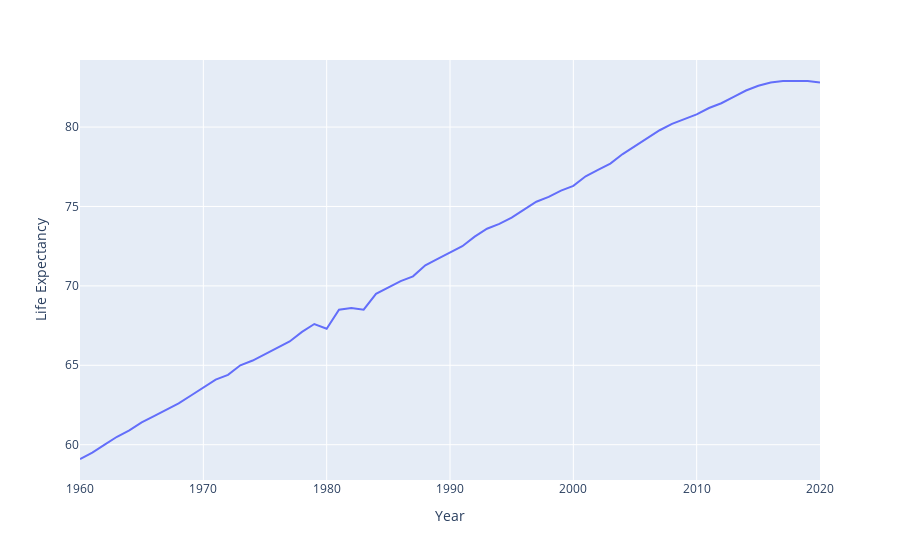

Here is the notebook cell this chart was saved with:
### Code cell
px.line(gapminder_df.query('Country == "South Korea"'), x='Year', y='Life Expectancy')

### Figure 1 — Plotly figure (JSON) as saved in the notebook; plotly's stock layout.template omitted (floating-point values rounded to 4 significant figures)
{"data": [{"hovertemplate": "Year=%{x}<br>Life Expectancy=%{y}<extra></extra>", "legendgroup": "", "line": {"color": "#636efa", "dash": "solid"}, "marker": {"symbol": "circle"}, "mode": "lines", "name": "", "orientation": "v", "showlegend": false, "type": "scatter", "x": [1960, 1961, 1962, 1963, 1964, 1965, 1966, 1967, 1968, 1969, 1970, 1971, 1972, 1973, 1974, 1975, 1976, 1977, 1978, 1979, 1980, 1981, 1982, 1983, 1984, 1985, 1986, 1987, 1988, 1989, 1990, 1991, 1992, 1993, 1994, 1995, 1996, 1997, 1998, 1999, 2000, 2001, 2002, 2003, 2004, 2005, 2006, 2007, 2008, 2009, 2010, 2011, 2012, 2013, 2014, 2015, 2016, 2017, 2018, 2019, 2020], "xaxis": "x", "y": [59.1, 59.5, 60.0, 60.5, 60.9, 61.4, 61.8, 62.2, 62.6, 63.1, 63.6, 64.1, 64.4, 65.0, 65.3, 65.7, 66.1, 66.5, 67.1, 67.6, 67.3, 68.5, 68.6, 68.5, 69.5, 69.9, 70.3, 70.6, 71.3, 71.7, 72.1, 72.5, 73.1, 73.6, 73.9, 74.3, 74.8, 75.3, 75.6, 76.0, 76.3, 76.9, 77.3, 77.7, 78.3, 78.8, 79.3, 79.8, 80.2, 80.5, 80.8, 81.2, 81.5, 81.9, 82.3, 82.6, 82.8, 82.9, 82.9, 82.9, 82.8], "yaxis": "y"}], "layout": {"legend": {"tracegroupgap": 0}, "margin": {"t": 60}, "xaxis": {"anchor": "y", "domain": [0, 1], "title": {"text": "Year"}}, "yaxis": {"anchor": "x", "domain": [0, 1], "title": {"text": "Life Expectancy"}}}}
